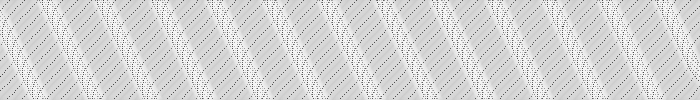
Frame 1 (no input)
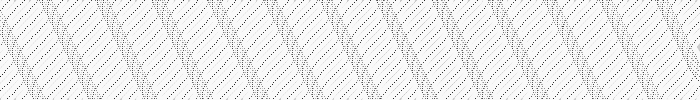
Frame 60 (the mouse pressed at the canvas centre just before this capture)
Frame 120 (the mouse held since frame 60 and released just before this capture): identical to frame 60, image omitted

The Processing sketch that drew these frames (run headless with seeded random() and noise(); from frame 60 on, the mouse is pressed at the canvas centre):

// Processing sketch: sinPattern
// ── sinPattern.pde
void setup () {
  size(700,100);
  smooth();
  fill(255, 20);
}

void draw (){
  float scaleVal = 18.0;
  float angleInc = PI/28.0;
  float angle = 0.0;
  for (int offset = -10; offset < width + 10; offset += 5){
    for (int y = 0; y <= height; y += 2){
      float x = offset + (sin(angle) * scaleVal);
      noStroke();
      ellipse(x, y, 10, 10);
      stroke(0);
      point(x, y);
      angle += angleInc;
    }
  }
  angle += PI;
}
